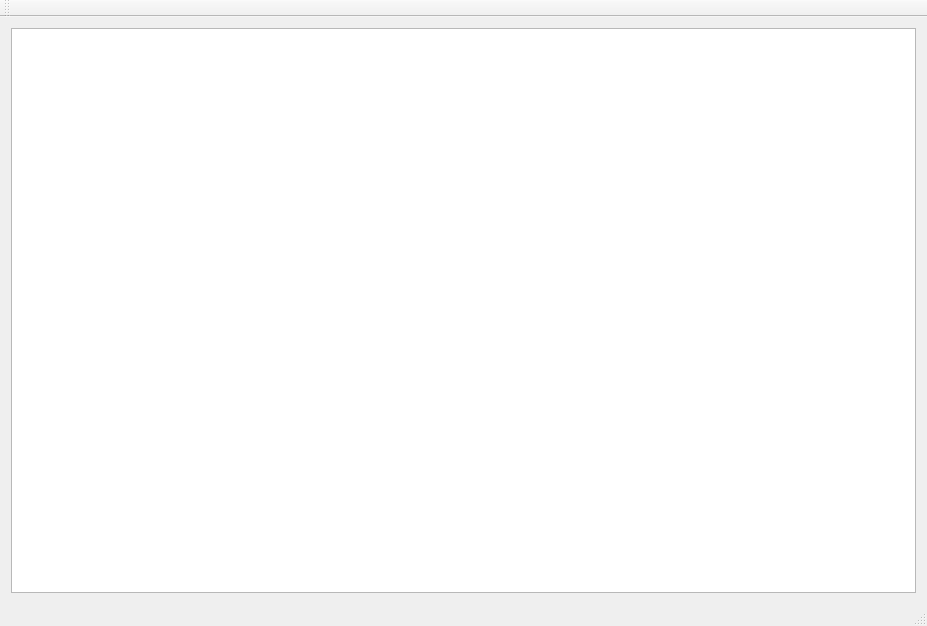
<?xml version="1.0" encoding="UTF-8"?>
<ui version="4.0">
 <class>MainWindow</class>
 <widget class="QMainWindow" name="MainWindow">
  <property name="geometry">
   <rect>
    <x>0</x>
    <y>0</y>
    <width>927</width>
    <height>626</height>
   </rect>
  </property>
  <property name="windowTitle">
   <string>MainWindow</string>
  </property>
  <widget class="QWidget" name="centralWidget">
   <layout class="QGridLayout" name="gridLayout">
    <item row="0" column="0">
     <widget class="QTextEdit" name="textEdit"/>
    </item>
   </layout>
  </widget>
  <widget class="QMenuBar" name="menuBar">
   <property name="geometry">
    <rect>
     <x>0</x>
     <y>0</y>
     <width>927</width>
     <height>26</height>
    </rect>
   </property>
  </widget>
  <widget class="QToolBar" name="mainToolBar">
   <attribute name="toolBarArea">
    <enum>TopToolBarArea</enum>
   </attribute>
   <attribute name="toolBarBreak">
    <bool>false</bool>
   </attribute>
  </widget>
  <widget class="QStatusBar" name="statusBar"/>
 </widget>
 <layoutdefault spacing="6" margin="11"/>
 <resources/>
 <connections/>
</ui>
